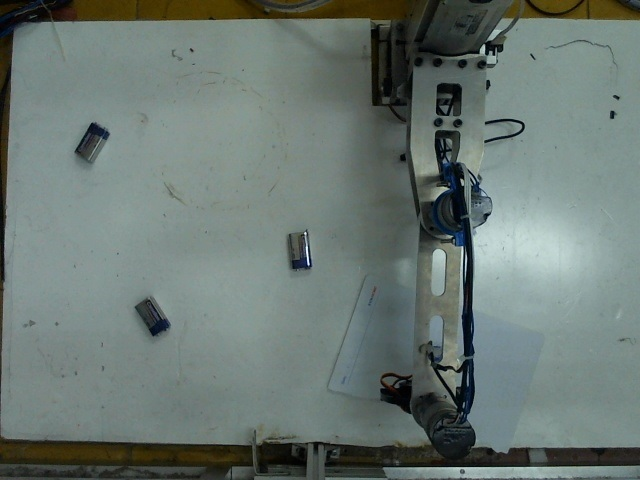
#> input picture TODO/LastFrame.jpg, 640 x 480 px
$ python -i CircleDetection.py   (imports and definitions only)   (older library calls are emulated)
#> lines starting #> are read from the running program, lines starting #| are printed output that depends on the picture
#> further down, picture is the input picture: shape (480, 640, 3); mean B, G, R 114.8, 119.9, 107.1
import cv2
import numpy as np
import time
import math


class CircleDetection():
    def __init__(self, img):
        self.img = img
        self.kernel = 3
        self.centers = []
        self.width, self.height = self.img.shape[1], self.img.shape[0]
#> self.width = 640; self.height = 480
        self.firstJoint = []
        self.secJoint = []
        self.thirdJoint = []


    def ProcessCircle(self):
        gray = cv2.cvtColor(self.img, cv2.COLOR_BGR2GRAY)
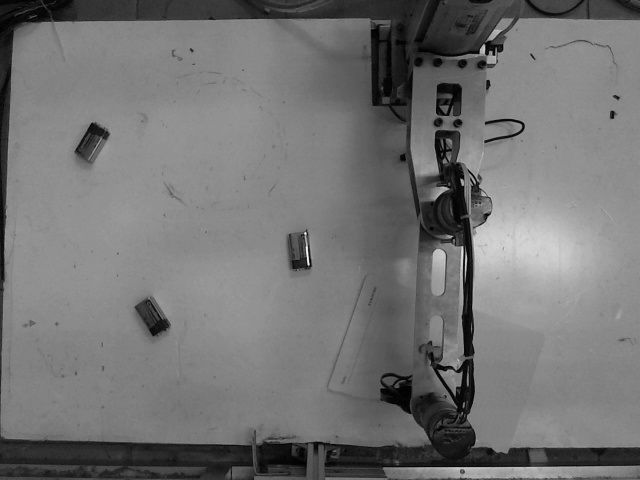
#> gray: shape (480, 640); min 0, max 251, mean 115.5
        gray = cv2.medianBlur(gray, self.kernel)
        rows = gray.shape[0]
#> rows = 480
        circles = cv2.HoughCircles(gray, cv2.HOUGH_GRADIENT, 1, 20,
                               param1=30, param2=5,
                               minRadius=10, maxRadius=30)
#> circles = 341 rows, first 8: [445.5, 208.5, 29.4], [438.5, 403.5, 29.4], [445.5, 186.5, 29.4], [448.5, 29.5, 29.4], [486.5, 230.5, 29.3], [444.5, 285.5, 29.4], [451.5, 446.5, 23.9], [432.5, 371.5, 29.4]
        print(circles)
#> (printed output is left out)
        if circles is not None:
            circles = np.uint16(np.around(circles))
#> circles = 341 rows, first 8: [446, 208, 29], [438, 404, 29], [446, 186, 29], [448, 30, 29], [486, 230, 29], [444, 286, 29], [452, 446, 24], [432, 372, 29]
            for i in circles[0, :]:
                center = (i[0], i[1])
                self.centers.append(center)
#> this loop made 341 passes
#> after the loop, self.centers = 341 pairs, first value 2 to 640, second value 2 to 480
                # circle center
                # cv2.circle(self.img, center, 1, (0, 100, 100), 2)
                # # circle outline
                # radius = i[2]
                # cv2.circle(self.img, center, radius, (255, 0, 255), 1)
                # cv2.putText(self.img, str(center[1]), (center[0] + 10, center[1] + 10),
			    #         cv2.FONT_HERSHEY_SIMPLEX, 0.5, (255, 0, 0), 2)
            return self.centers

    def AngleDetection(self):
        x = []
        y = []
        # Determine which is firts, sec and third joint
        if len(self.centers) == 3:
            for center in self.centers:
                x.append(center[0])
                y.append(center[1])
            firstJointNum = np.argmax(y)
            self.firstJoint = [x[firstJointNum], y[firstJointNum]]

            x.remove(x[firstJointNum])
            y.remove(y[firstJointNum])
            secJointNum = np.argmax(y)
            self.secJoint = [x[secJointNum], y[secJointNum]]
            self.thirdJoint = [x[1-secJointNum], y[1-secJointNum]]
            print(self.firstJoint, self.secJoint, self.thirdJoint)
        else:
            pass


# [79 lines not run here, left out]

>>> import cv2
>>> picture = cv2.imread('LastFrame.jpg')
>>> result = CircleDetection(picture).ProcessCircle()
#> result has the same summary as self.centers in ProcessCircle

$ run again, on TODO/frame.jpg
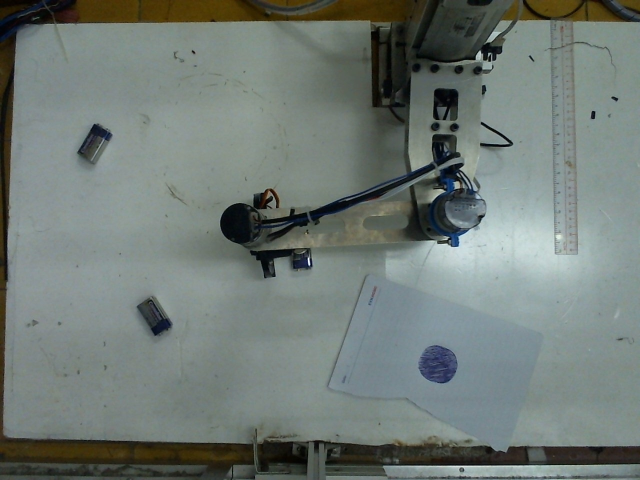
#> input picture TODO/frame.jpg, 1280 x 960 px (shown at 1/2 size)
#> picture is the input picture: shape (960, 1280, 3); mean B, G, R 117.7, 122.4, 112.7
#> in ProcessCircle, `gray = cv2.cvtColor(self.img, cv2.COLOR_BGR2GRAY)`:
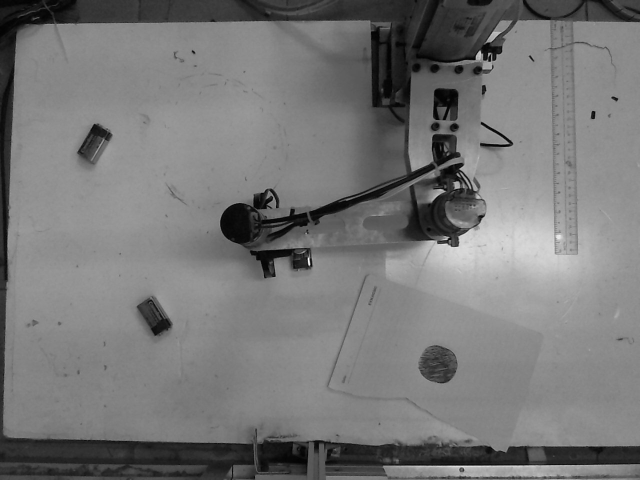
#> gray: shape (960, 1280) (shown at 1/2 size); min 0, max 250, mean 118.9
#> in ProcessCircle, `circles = cv2.HoughCircles(gray, cv2.HOUGH_GRADIENT, 1, 20, param1=30,..`: circles = 1047 rows, first 8: [884.5, 724.5, 29.3], [864.5, 729.5, 29.3], [923.5, 416.5, 29.4], [927.5, 386.5, 29.4], [900.5, 376.5, 29.3], [308.5, 640.5, 27.1], [190.5, 278.5, 27.2], [878.5, 348.5, 29.4]
#> (printed output is left out)
#> in ProcessCircle, `circles = np.uint16(np.around(circles))`: circles = 1047 rows, first 8: [884, 724, 29], [864, 730, 29], [924, 416, 29], [928, 386, 29], [900, 376, 29], [308, 640, 27], [190, 278, 27], [878, 348, 29]
#> the loop in ProcessCircle, `for i in circles[0, :]:` made 1047 passes
#> after the loop in ProcessCircle, `for i in circles[0, :]:`: self.centers = 1047 pairs, first value 2 to 1274, second value 2 to 960
#> result has the same summary as self.centers in ProcessCircle

$ run again, on TODO/frame_center_real.jpg
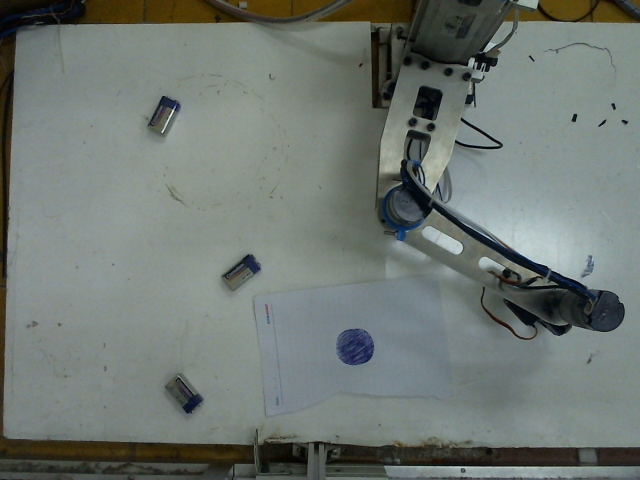
#> input picture TODO/frame_center_real.jpg, 1280 x 960 px (shown at 1/2 size)
#> picture is the input picture: shape (960, 1280, 3); mean B, G, R 114.5, 119.5, 111.3
#> in ProcessCircle, `gray = cv2.cvtColor(self.img, cv2.COLOR_BGR2GRAY)`:
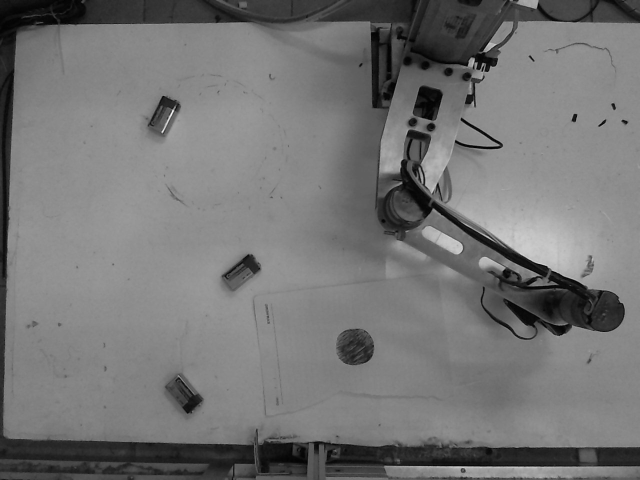
#> gray: shape (960, 1280) (shown at 1/2 size); min 0, max 254, mean 116.5
#> in ProcessCircle, `circles = cv2.HoughCircles(gray, cv2.HOUGH_GRADIENT, 1, 20, param1=30,..`: circles = 965 rows, first 8: [713.5, 696.5, 29.4], [1048.5, 648.5, 29.4], [698.5, 682.5, 23.9], [1032.5, 537.5, 29.4], [984.5, 505.5, 29.3], [367.5, 797.5, 29.4], [802.5, 419.5, 29.3], [1185.5, 605.5, 29.3]
#> (printed output is left out)
#> in ProcessCircle, `circles = np.uint16(np.around(circles))`: circles = 965 rows, first 8: [714, 696, 29], [1048, 648, 29], [698, 682, 24], [1032, 538, 29], [984, 506, 29], [368, 798, 29], [802, 420, 29], [1186, 606, 29]
#> the loop in ProcessCircle, `for i in circles[0, :]:` made 965 passes
#> after the loop in ProcessCircle, `for i in circles[0, :]:`: self.centers = 965 pairs, first value 2 to 1280, second value 2 to 960
#> result has the same summary as self.centers in ProcessCircle
